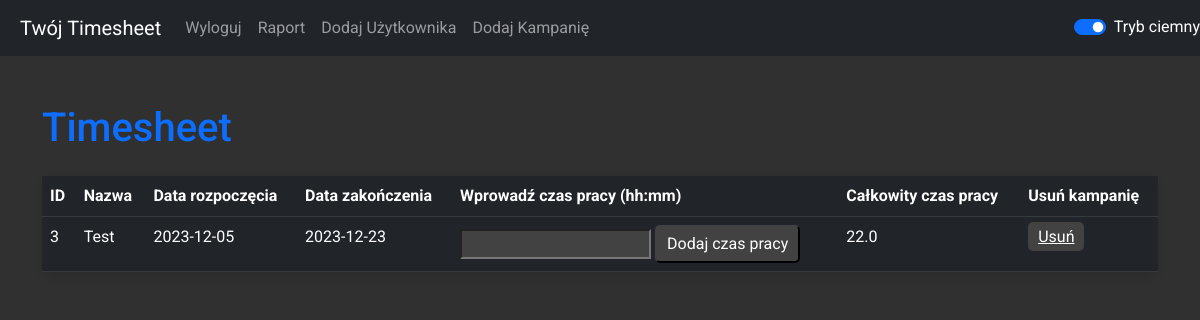
Screenshot of / (signed in) with the database file from the repository.
### timesheet.py (models this page shows)
class Campaign(db.Model):
    id = db.Column(db.Integer, primary_key=True)
    campaign_id = db.Column(db.Integer, unique=True, nullable=False, default=lambda: random.randint(1000, 9999))
    name = db.Column(db.String(100), nullable=False)
    start_date = db.Column(db.DateTime, nullable=False)
    end_date = db.Column(db.DateTime, nullable=False)
    user_id = db.Column(db.Integer, db.ForeignKey('user.id'), nullable=False)
    created_date = db.Column(db.DateTime, default=datetime.utcnow)
    total_work_time = db.Column(db.Float, default=0.0)
    user = db.relationship('User', back_populates='campaigns')

### timesheet.py (the view, shortened to what this page needs)
@app.route('/', methods=['GET', 'POST'])
@login_required
def index():
    users = User.query.all()
    campaigns = Campaign.query.filter_by(user_id=current_user.id).all()  # Pobiera kampanie dla aktualnie zalogowanego użytkownika
    return render_template('index.html', users=users, campaigns=campaigns)  # Przekaż kampanie do szablonu

### timesheet.py (called while the page is built)
@login_manager.user_loader
def load_user(user_id):
    return User.query.get(int(user_id))

### templates/index.html
{% extends 'base.html' %}
{% block content %}
    <h1 class="mt-5 text-primary">Timesheet</h1>
<form action="{{ url_for('index') }}" method="post">
    <table class="table mt-4 table-dark-mode" id="campaignTable">
        <thead>
            <tr>
                <th>ID</th>
                <th>Nazwa</th>
                <th>Data rozpoczęcia</th>
                <th>Data zakończenia</th>
                <th>Wprowadź czas pracy (hh:mm)</th>
                <th>Całkowity czas pracy</th>
                <th>Usuń kampanię</th>
            </tr>
        </thead>
        <tbody>
            {% for campaign in campaigns %}
                <tr>
                    <td>{{ campaign.id }}</td>
                    <td>{{ campaign.name }}</td>
                    <td>{{ campaign.start_date.strftime('%Y-%m-%d') }}</td>
                    <td>{{ campaign.end_date.strftime('%Y-%m-%d') }}</td>
                    <td>
                        <input type="text" name="work_time_{{ campaign.id }}">
                        <input type="submit" value="Dodaj czas pracy">
                    </td>
                    <td>{{ campaign.total_work_time }}</td>
                    <td>
                        <a href="{{ url_for('delete_campaign', campaign_id=campaign.id) }}" class="delete-button">Usuń</a>
                    </td>
                </tr>
            {% endfor %}
        </tbody>
    </table>
</form>
{% endblock %}

### static/styles.css (style rules this page uses)
body.dark-mode { background-color: #303030; color: #ffffff; font-family: 'Roboto', sans-serif; }
body.dark-mode input[type="submit"], body:not(.dark-mode) input[type="submit"], body.dark-mode a.delete-button, body:not(.dark-mode) a.delete-button { background-color: #424242; border-color: #424242; color: #ffffff; border-radius: 5px; padding: 5px 10px; cursor: pointer; }
body.dark-mode input[type="text"], body.dark-mode input[type="password"], body.dark-mode input[type="email"], body.dark-mode input[type="number"], body.dark-mode input[type="tel"], body.dark-mode input[type="url"], body.dark-mode input[type="search"], body.dark-mode textarea, body.dark-mode select { color: #fff !important; background-color: #424242 !important; }
body.dark-mode .table, body:not(.dark-mode) .table { background-color: #424242 !important; color: #fff !important; box-shadow: 0 4px 8px rgba(0, 0, 0, 0.1); }
.table { border-radius: 10px !important; }
body.dark-mode .table, body:not(.dark-mode) .table { border-radius: 10px !important; }

### rows the page displays
Campaign: id "3", name "Test", start_date "2023-12-05", end_date "2023-12-23", total_work_time "22.0"
